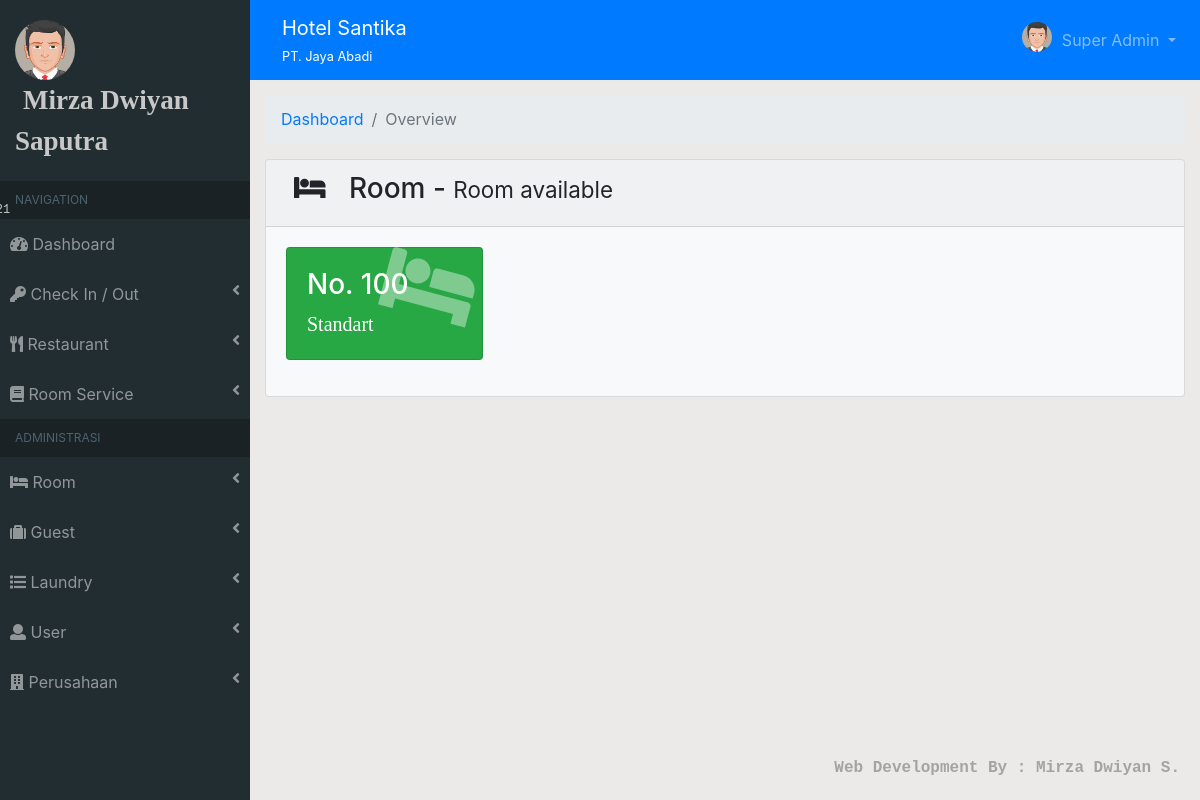
Before: /?module=chek_in2 (signed in) with the older database file.
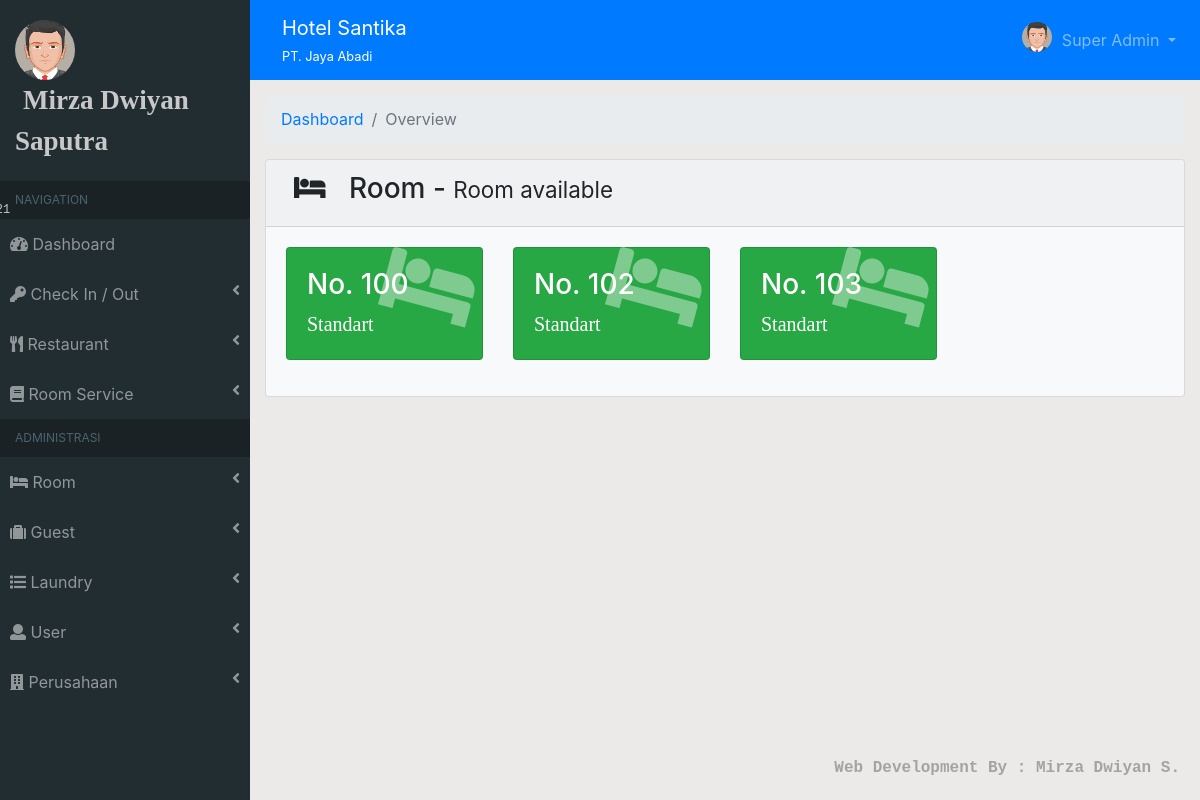
After: the same page with the newer database file.
### tables this page shows
CREATE TABLE `kamar` (
  `id_kamar` int(11) NOT NULL,
  `no_kamar` varchar(50) NOT NULL,
  `id_tipe_kamar` varchar(11) NOT NULL,
  `max_dewasa` varchar(10) NOT NULL,
  `max_anak` varchar(10) NOT NULL,
  `status` varchar(50) NOT NULL
);

CREATE TABLE `tipe_kamar` (
  `id_tipe_kamar` int(11) NOT NULL,
  `tipe_kamar` text NOT NULL,
  `harga_per_mlm` varchar(50) NOT NULL,
  `harga_per_org` varchar(50) NOT NULL
);

### template/module/chek_in2.php (the view)
<?php
    $query = mysqli_query($conn, "SELECT kamar.*, tipe_kamar.* FROM kamar, tipe_kamar WHERE status='tersedia' && tipe_kamar.id_tipe_kamar=kamar.id_tipe_kamar");
?>
<div class="container-fluid">
    <ol class="breadcrumb">
        <li class="breadcrumb-item"><a href="?dashboard">Dashboard</a></li>
        <li class="breadcrumb-item active">Overview</li>
    </ol>
    <div class="card bg-light">
        <div class="card-header"><h3><i class="fas fa-bed pr-3 pl-2"></i> Room - <span class="small">Room available</span></h3></div>
        <div class="card-body">
            <?php if(mysqli_num_rows($query) > 0){ ?>
            <div class="row">
                <?php foreach($query as $i) : ?>
                <div class="col-sm-3 mb-3">
                    <div class="card bg-success text-white">
                        <div class="card-body">
                            <div class="card-body-icon"><i class="fas fa-bed"></i></div>
                            <div class="mr-5">
                            <h3>No. <?=$i['no_kamar'];?></h3>
                            <span style="font-family: times;font-size: 20px"><?=$i['tipe_kamar'];?></span>
                            </div>
                        </div>
                    </div>
                </div>
                <?php endforeach; ?>
            </div>
            <?php } else { ?>
                <center><img src="assets/img/empty_cart.jpg" alt=""></center>
            <?php } ?>
        </div>
    </div>
</div>

Changed rows visible on the page:
now on this page (row edited): kamar: no_kamar "102", id_tipe_kamar.tipe_kamar "Standart"
now on this page (row edited): kamar: no_kamar "103", id_tipe_kamar.tipe_kamar "Standart"
